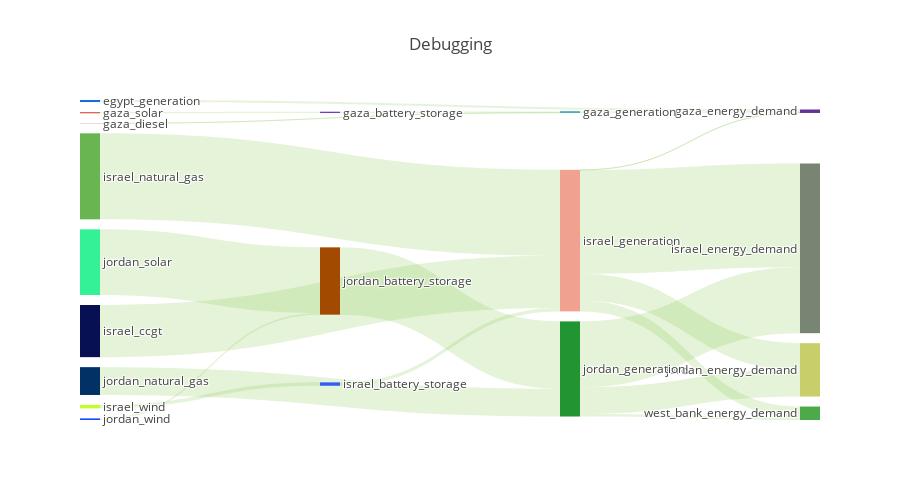

The notebook cell saved with this chart:
### Code cell
model_results.plot_flows_sankey(height=500,title='Debugging')

### Figure 1 — Plotly figure (JSON) as saved in the notebook; plotly's stock layout.template omitted (floating-point values rounded to 4 significant figures)
{"data": [{"domain": {"x": [0, 1], "y": [0, 1]}, "link": {"color": ["rgba(127, 194, 65, 0.2)", "rgba(127, 194, 65, 0.2)", "rgba(127, 194, 65, 0.2)", "rgba(127, 194, 65, 0.2)", "rgba(127, 194, 65, 0.2)", "rgba(127, 194, 65, 0.2)", "rgba(127, 194, 65, 0.2)", "rgba(127, 194, 65, 0.2)", "rgba(127, 194, 65, 0.2)", "rgba(127, 194, 65, 0.2)", "rgba(127, 194, 65, 0.2)", "rgba(127, 194, 65, 0.2)", "rgba(127, 194, 65, 0.2)", "rgba(127, 194, 65, 0.2)", "rgba(127, 194, 65, 0.2)", "rgba(127, 194, 65, 0.2)", "rgba(127, 194, 65, 0.2)", "rgba(127, 194, 65, 0.2)", "rgba(127, 194, 65, 0.2)", "rgba(127, 194, 65, 0.2)", "rgba(127, 194, 65, 0.2)", "rgba(127, 194, 65, 0.2)", "rgba(127, 194, 65, 0.2)", "rgba(127, 194, 65, 0.2)", "rgba(127, 194, 65, 0.2)", "rgba(127, 194, 65, 0.2)", "rgba(127, 194, 65, 0.2)", "rgba(127, 194, 65, 0.2)", "rgba(127, 194, 65, 0.2)", "rgba(127, 194, 65, 0.2)", "rgba(127, 194, 65, 0.2)", "rgba(127, 194, 65, 0.2)", "rgba(127, 194, 65, 0.2)", "rgba(127, 194, 65, 0.2)", "rgba(127, 194, 65, 0.2)", "rgba(127, 194, 65, 0.2)", "rgba(127, 194, 65, 0.2)", "rgba(127, 194, 65, 0.2)"], "source": [0, 33, 2, 32, 4, 5, 38, 7, 8, 9, 34, 34, 34, 34, 11, 12, 13, 40, 15, 16, 17, 39, 39, 39, 19, 20, 21, 22, 42, 24, 25, 26, 41, 41, 41, 28, 29, 30], "target": [31, 32, 32, 31, 32, 33, 34, 34, 34, 34, 31, 35, 36, 37, 34, 38, 38, 39, 39, 39, 39, 35, 36, 37, 39, 39, 40, 40, 41, 41, 41, 41, 35, 36, 37, 41, 42, 42], "value": [1083000.0, 689100.0, 143.5, 689200.0, 0, 689100.0, 1802000.0, 27620000.0, 0, 0, 81110.0, 55030000.0, 14050000.0, 5824000.0, 45560000.0, 0, 1802000.0, 35660000.0, 0, 0, 0, 34870000.0, 14220000.0, 1305000.0, 14740000.0, 0, 34790000.0, 861600.0, 0, 0, 0, 0, 0, 0, 0, 0, 0, 0]}, "node": {"color": ["176cdf", "d9de89", "dfb1c8", "e32605", "0fd1f5", "da6155", "a94b75", "081054", "7ee8c8", "b37fc6", "8767ee", "68b551", "3aa690", "c4fd2a", "3f7222", "0f7ad3", "df8bf3", "efe7f0", "f201c9", "023166", "21e0e5", "35f195", "174cfc", "18f95e", "da1393", "88b0c2", "1383e6", "1dbc66", "d43509", "6092d8", "cc5f62", "643597", "0986a5", "713fb9", "f0a18f", "798573", "c8ce6a", "4daa48", "335ef6", "229533", "a24a00", "14072c", "7bb205"], "label": ["egypt_generation", "gaza_battery_storage", "gaza_diesel", "gaza_generation", "gaza_natural_gas", "gaza_solar", "israel_battery_storage", "israel_ccgt", "israel_coal", "israel_diesel", "israel_generation", "israel_natural_gas", "israel_solar", "israel_wind", "jordan_battery_storage", "jordan_ccgt", "jordan_coal", "jordan_diesel", "jordan_generation", "jordan_natural_gas", "jordan_shale", "jordan_solar", "jordan_wind", "west_bank_battery_storage", "west_bank_ccgt", "west_bank_coal", "west_bank_diesel", "west_bank_generation", "west_bank_natural_gas", "west_bank_solar", "west_bank_wind", "gaza_energy_demand", "gaza_generation", "gaza_battery_storage", "israel_generation", "israel_energy_demand", "jordan_energy_demand", "west_bank_energy_demand", "israel_battery_storage", "jordan_generation", "jordan_battery_storage", "west_bank_generation", "west_bank_battery_storage"], "line": {"color": "black", "width": 0}, "pad": 10}, "orientation": "h", "type": "sankey", "valueformat": ".0f"}], "layout": {"font": {"size": 12}, "height": 500, "title": "Debugging"}}
